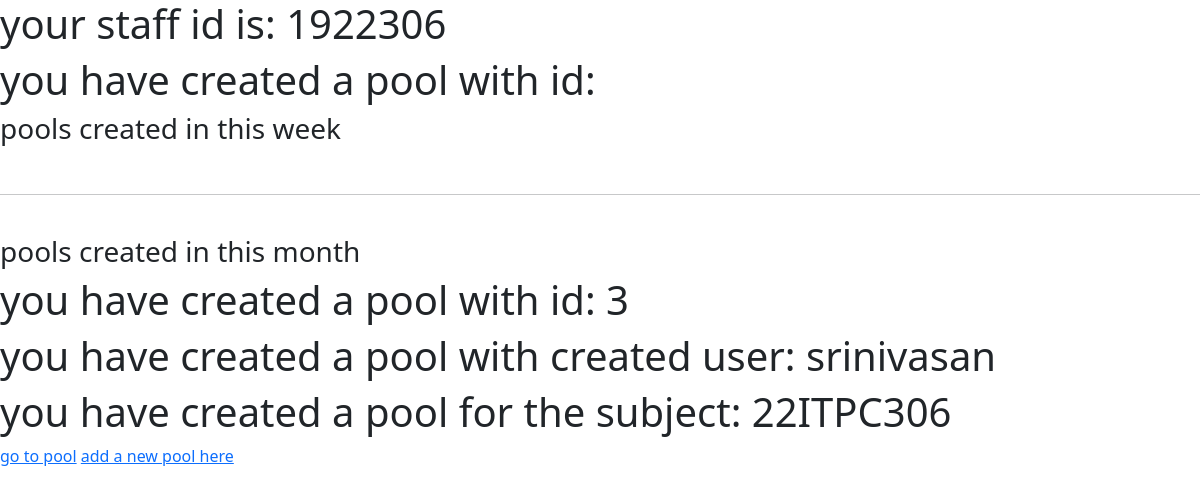
Page /Staffs/profile/ (signed in) on the earlier database version.
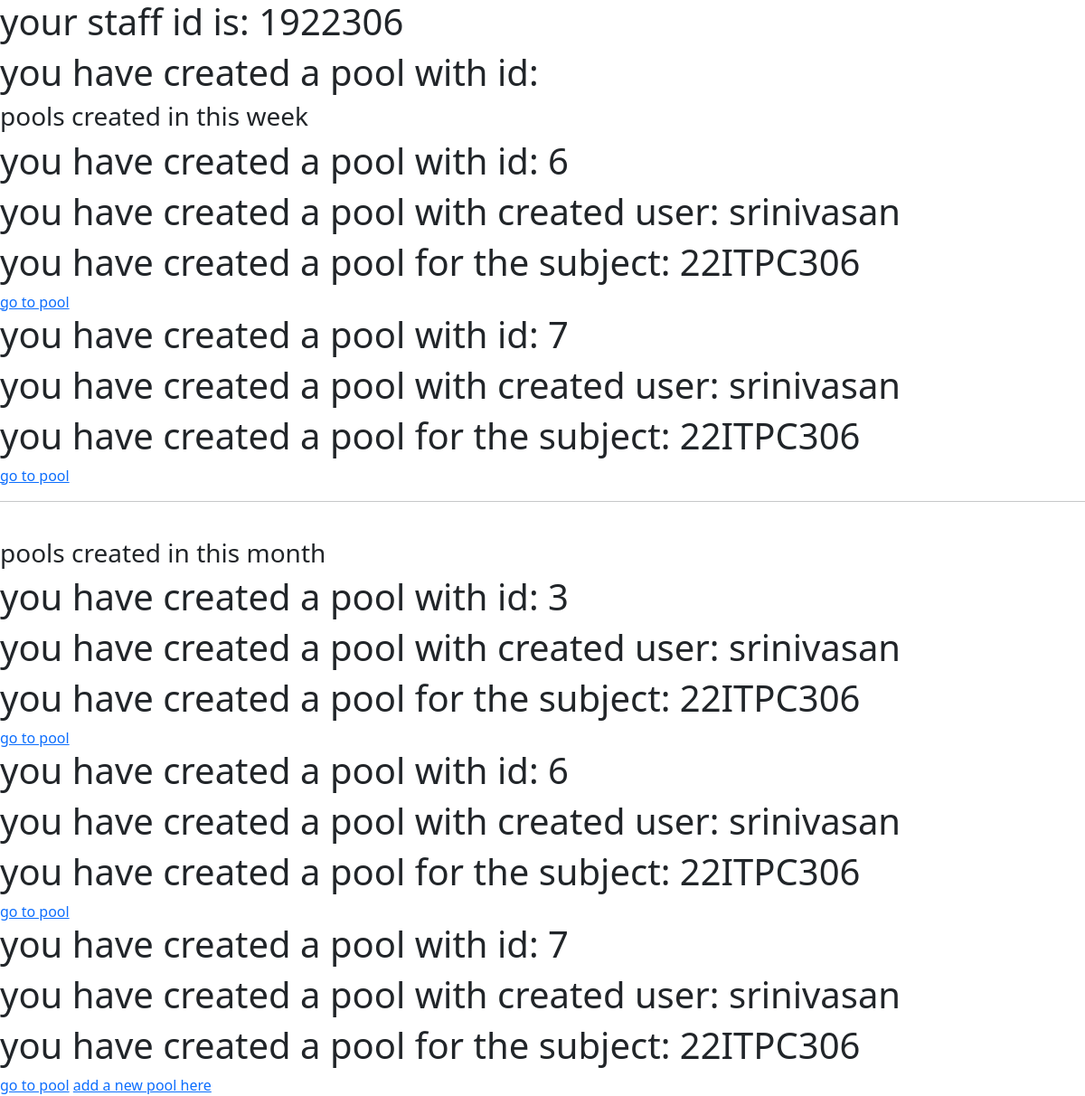
Same page on the later database version.
### user/models.py (models this page shows, shortened)
class attendance_pool(models.Model):
    start_time = models.TimeField()
    end_time = models.TimeField()
    created_by = models.ForeignKey(User, on_delete=models.CASCADE)
    subject = models.ForeignKey(subject,on_delete=models.CASCADE)#here try to apply the filtering of subjets based on the department or the associating sebjects handled by the staff so the list will be shortened
    recieved_attendance = models.IntegerField(blank = True,null = False,default=0)
    is_alive = models.BooleanField(null=True,blank=False,default=True)
    latitude = models.DecimalField(max_digits=9, decimal_places=6, null=True, blank=True)
    longitude = models.DecimalField(max_digits=9, decimal_places=6, null=True, blank=True)
    datefield = models.DateTimeField(auto_now=True)

class User(AbstractUser):
    dept = models.CharField(max_length=10, choices=dept_choices, blank=True, null=True)
    sem = models.IntegerField(choices = sem_choices,blank = True,null = True)
    role = models.CharField(max_length=10, choices=role_choices, default="Student", blank=False, null=False)
    userid = models.BigIntegerField(blank = False,null = True)
    class Meta:
        constraints = [
            models.UniqueConstraint(fields=['userid'], name='unique_user_id'),
        ]

class subject(models.Model):
    dept = models.CharField(max_length=45,choices=dept_choices,blank = False,null=False)
    sem = models.IntegerField(choices=sem_choices,blank = False,null=False)
    subject_name = models.CharField(max_length=45,blank=False,null=True)
    subject_code = models.CharField(max_length=10,blank=False,null=True,unique=True)
    type = models.CharField(max_length=45,choices=sub_type_choices,blank=False,null = False)
    handling_staff = models.ForeignKey(User,on_delete=models.CASCADE,null = True)#here try to add only the teacher role users so when selecting handling staffs it wont be lenghty and if it possible try to implement the dept and sem table so we can sort out

### staff/views.py (the view)
# urls.py: path('profile/',staffs.as_view(),name = "staffs"),
class staffs(View):
    def get(self, request, *args, **kwargs):
        user_id = request.user.userid
        current_week_data = attendance_pool.objects.filter(datefield__range=[this_week_start, this_week_end],created_by=request.user)
        current_month_data = attendance_pool.objects.filter(datefield__range=[this_month_start, this_month_end],created_by=request.user)
        template_name = "staffs.html"
        return render(request,template_name, {"user_id":user_id,"pools":current_week_data,"past_pools":current_month_data})

### templates/staffs.html
{% extends 'base.html' %}
{% block content %}
  <h1>your staff id is: {{user_id}}</h1>
  <h1>you have created a pool with id: {{poolid}}</h1>
  <h3>pools created in this week</h3>
  {% for pool in pools %}
  <h1>you have created a pool with id: {{pool.id}}</h1>
  <h1>you have created a pool with created user: {{pool.created_by}}</h1>
  <h1>you have created a pool for the subject: {{pool.subject.subject_code}}</h1>
  <a href = "{% url 'staffs_pool_view' pk=pool.id %}">go to pool</a>
  {% endfor %}
<br>
<hr>
<br>
<h3>pools created in this month</h3>
  {% for pool in past_pools %}
  <h1>you have created a pool with id: {{pool.id}}</h1>
  <h1>you have created a pool with created user: {{pool.created_by}}</h1>
  <h1>you have created a pool for the subject: {{pool.subject.subject_code}}</h1>
  <a href = "{% url 'staffs_pool_view' pk=pool.id %}">go to pool</a>
  {% endfor %}
  <a href = '{% url 'add_atendance_pool' %}'>add a new pool here</a>
{% endblock %}

Differences in the rows shown:
added attendance_pool: id "6", created_by "srinivasan", subject.subject_code "22ITPC306"
added attendance_pool: id "7", created_by "srinivasan", subject.subject_code "22ITPC306"
